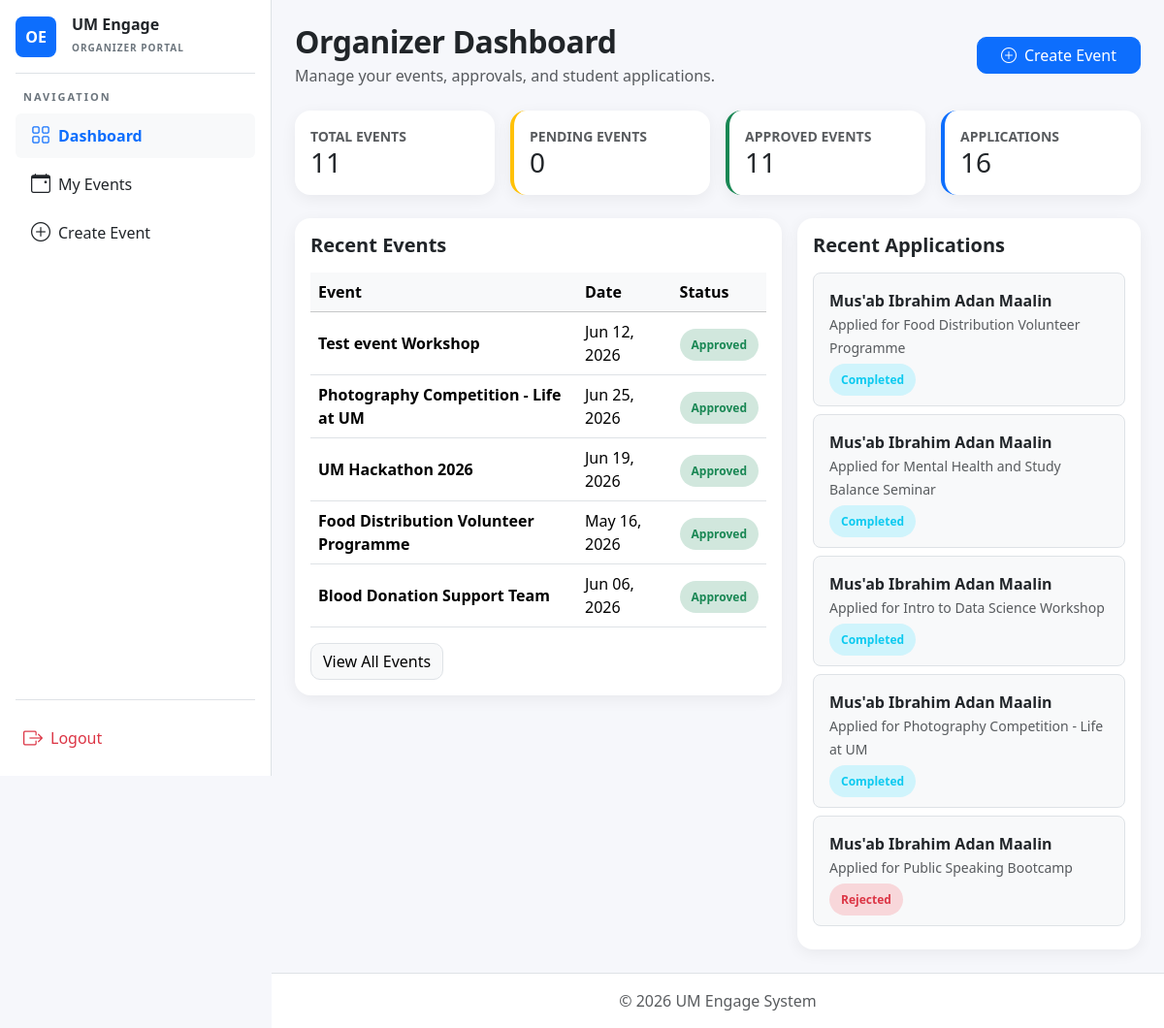
The page /organizer/dashboard/ (signed in) on the database as committed earlier.
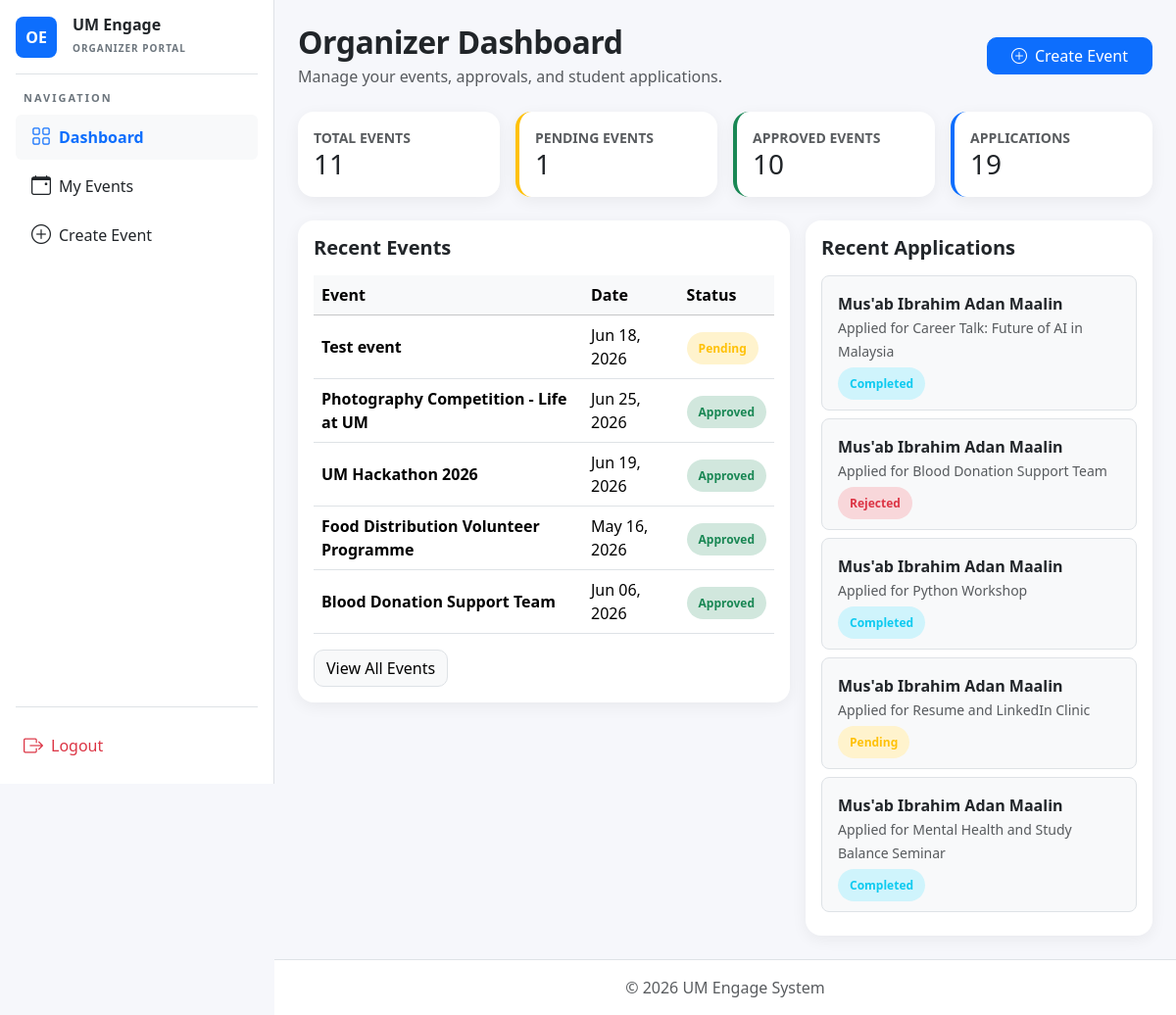
The same page on the database as committed later.
### core/models.py (models this page shows, shortened)
class Event(models.Model):
    APPROVAL_CHOICES = [
        ('Pending', 'Pending'),
        ('Approved', 'Approved'),
        ('Rejected', 'Rejected'),
    ]
    event_organizer = models.ForeignKey(User, on_delete=models.CASCADE, related_name='events')
    event_title = models.CharField(max_length=200)
    event_description = models.TextField()
    event_date = models.DateField()
    event_location = models.CharField(max_length=255)
    event_approval_status = models.CharField(
        max_length=20,
        choices=APPROVAL_CHOICES,
        default='Pending'
    )
    event_created_at = models.DateTimeField(auto_now_add=True)
    event_image = models.ImageField(upload_to='event_images/', blank=True, null=True)
    points_awarded = models.IntegerField(default=0)
    skill_tags = models.ManyToManyField('core.SkillTag', blank=True, related_name='events')
    event_capacity = models.PositiveIntegerField(
        default=0,
        help_text="Maximum number of attendees allowed"
    )
    event_category = models.CharField(max_length=100, default='General')

class Application(models.Model):
    APP_STATUS_CHOICES = [
        ('Pending', 'Pending'),
        ('Approved', 'Approved'),
        ('Completed', 'Completed'),
        ('Rejected', 'Rejected'),
    ]
    application_event = models.ForeignKey(Event, on_delete=models.CASCADE, related_name='applications')
    application_applicant = models.ForeignKey(User, on_delete=models.CASCADE, related_name='submitted_applications')
    event_ID = models.ForeignKey('Event', on_delete=models.CASCADE, null=True, blank=True)
    application_status = models.CharField(
        max_length=20,
        choices=APP_STATUS_CHOICES,
        default='Pending'
    )
    application_statement = models.TextField(blank=True, null=True)
    application_applied_on = models.DateTimeField(auto_now_add=True)
    attended = models.BooleanField(default=False)
    certificate = models.FileField(upload_to='certificates/', blank=True, null=True)

### organizer/views.py (the view)
# urls.py: path('dashboard/', views.organizer_dashboard, name='dashboard'),
@organizer_required
@never_cache
def organizer_dashboard(request):
    my_events = Event.objects.filter(event_organizer=request.user)
    my_applications = Application.objects.filter(
        Q(application_event__event_organizer=request.user) |
        Q(event_ID__event_organizer=request.user)
    ).distinct()
    recent_events = my_events.order_by('-event_created_at')[:5]
    recent_applications = my_applications.select_related(
        'application_applicant',
        'application_event',
        'event_ID'
    ).order_by('-application_applied_on')[:5]
    context = {
        'total_events': my_events.count(),
        'pending_events': my_events.filter(event_approval_status='Pending').count(),
        'approved_events': my_events.filter(event_approval_status='Approved').count(),
        'rejected_events': my_events.filter(event_approval_status='Rejected').count(),
        'total_applications': my_applications.count(),
        'pending_applications': my_applications.filter(application_status='Pending').count(),
        'approved_applications': my_applications.filter(application_status='Approved').count(),
        'recent_events': recent_events,
        'recent_applications': recent_applications,
    }
    return render(request, 'organizer/dashboard.html', context)

### organizer/templates/organizer/dashboard.html (shortened to what the changed rows need)
{% extends "organizer/organizer_base.html" %}
{% block content %}
<div class="d-flex justify-content-between align-items-center mb-4">
    <div>
        <h2 class="page-title mb-1">Organizer Dashboard</h2>
    </div>
</div>
<div class="row g-3 mb-4">
    <div class="col-md-3">
        <div class="card soft-card p-3 border-start border-warning border-4">
            <small class="text-muted fw-bold">PENDING EVENTS</small>
            <h3 class="mb-0">{{ pending_events }}</h3>
        </div>
    </div>
    <div class="col-md-3">
        <div class="card soft-card p-3 border-start border-success border-4">
            <small class="text-muted fw-bold">APPROVED EVENTS</small>
            <h3 class="mb-0">{{ approved_events }}</h3>
        </div>
    </div>
    <div class="col-md-3">
        <div class="card soft-card p-3 border-start border-primary border-4">
            <small class="text-muted fw-bold">APPLICATIONS</small>
            <h3 class="mb-0">{{ total_applications }}</h3>
        </div>
    </div>
</div>
<div class="row g-3">
    <div class="col-lg-7">
        <div class="card soft-card">
            <div class="card-body">
                <div class="table-responsive">
                    <table class="table align-middle mb-0">
                        <thead class="table-light">
                        <tr>
                            <th>Event</th>
                            <th>Date</th>
                            <th>Status</th>
                        </tr>
                        </thead>
                        <tbody>
                        {% for event in recent_events %}
                        <tr>
                            <td class="fw-semibold">{{ event.event_title }}</td>
                            <td>{{ event.event_date|date:"M d, Y" }}</td>
                            <td>
                                {% if event.event_approval_status == 'Pending' %}
                                <span class="status-badge bg-warning-subtle text-warning">Pending</span>
                                {% elif event.event_approval_status == 'Approved' %}
                                <span class="status-badge bg-success-subtle text-success">Approved</span>
                                {% elif event.event_approval_status == 'Completed' %}
                                <span class="status-badge bg-info-subtle text-info">Completed</span>
                                {% else %}
                                <span class="status-badge bg-danger-subtle text-danger">Rejected</span>
                                {% endif %}
                            </td>
                        </tr>
                        {% empty %}
                        <tr>
                            <td colspan="3" class="text-center text-muted py-4">No events created yet.</td>
                        </tr>
                        {% endfor %}
                        </tbody>
                    </table>
                </div>
            </div>
        </div>
    </div>
    <div class="col-lg-5">
        <div class="card soft-card">
            <div class="card-body">
                {% for app in recent_applications %}
                <div class="border rounded-3 p-3 mb-2 bg-light">
                    <div class="fw-semibold">
                        {{ app.application_applicant.get_full_name|default:app.application_applicant.username }}
                    </div>
                    <small class="text-muted">
                        Applied for
                        {% if app.application_event %}
                            {{ app.application_event.event_title }}
                        {% elif app.event_ID %}
                            {{ app.event_ID.event_title }}
                        {% else %}
                            Unknown event
                        {% endif %}
                    </small>
                    <div class="mt-2">
                        {% if app.application_status == 'Pending' %}
                        <span class="status-badge bg-warning-subtle text-warning">Pending</span>
                        {% elif app.application_status == 'Approved' %}
                        <span class="status-badge bg-success-subtle text-success">Approved</span>
                        {% elif app.application_status == 'Completed' %}
                        <span class="status-badge bg-info-subtle text-info">Completed</span>
                        {% else %}
                        <span class="status-badge bg-danger-subtle text-danger">Rejected</span>
                        {% endif %}
                    </div>
                </div>
                {% empty %}
                <div class="text-center text-muted py-4">
                    No applications yet.
                </div>
                {% endfor %}
            </div>
        </div>
    </div>
</div>
{% endblock %}

Rows that differ between the two databases and show on the page:
removed Event: event_title "Test event Workshop", event_date "Jun 12, 2026", event_approval_status "Approved"
removed Application: application_applicant.get_full_name "Mus'ab Ibrahim Adan Maalin", application_event.event_title "Food Distribution Volunteer Programme", application_status "Completed"
no longer on this page (row unchanged): Application: application_applicant.get_full_name "Mus'ab Ibrahim Adan Maalin", application_event.event_title "Intro to Data Science Workshop", application_status "Completed"
no longer on this page (row unchanged): Application: application_applicant.get_full_name "Mus'ab Ibrahim Adan Maalin", application_event.event_title "Photography Competition - Life at UM", application_status "Completed"
no longer on this page (row unchanged): Application: application_applicant.get_full_name "Mus'ab Ibrahim Adan Maalin", application_event.event_title "Public Speaking Bootcamp", application_status "Rejected"
added Event: event_title "Test event", event_date "Jun 18, 2026", event_approval_status "Pending"
added Application: application_applicant.get_full_name "Mus'ab Ibrahim Adan Maalin", application_event.event_title "Career Talk: Future of AI in Malaysia", application_status "Completed"
added Application: application_applicant.get_full_name "Mus'ab Ibrahim Adan Maalin", application_event.event_title "Blood Donation Support Team", application_status "Rejected"
added Application: application_applicant.get_full_name "Mus'ab Ibrahim Adan Maalin", application_event.event_title "Python Workshop", application_status "Completed"
added Application: application_applicant.get_full_name "Mus'ab Ibrahim Adan Maalin", application_event.event_title "Resume and LinkedIn Clinic", application_status "Pending"
Other text that changed with them:
{{ pending_events }}: "0" → "1"
{{ approved_events }}: "11" → "10"
{{ total_applications }}: "16" → "19"
